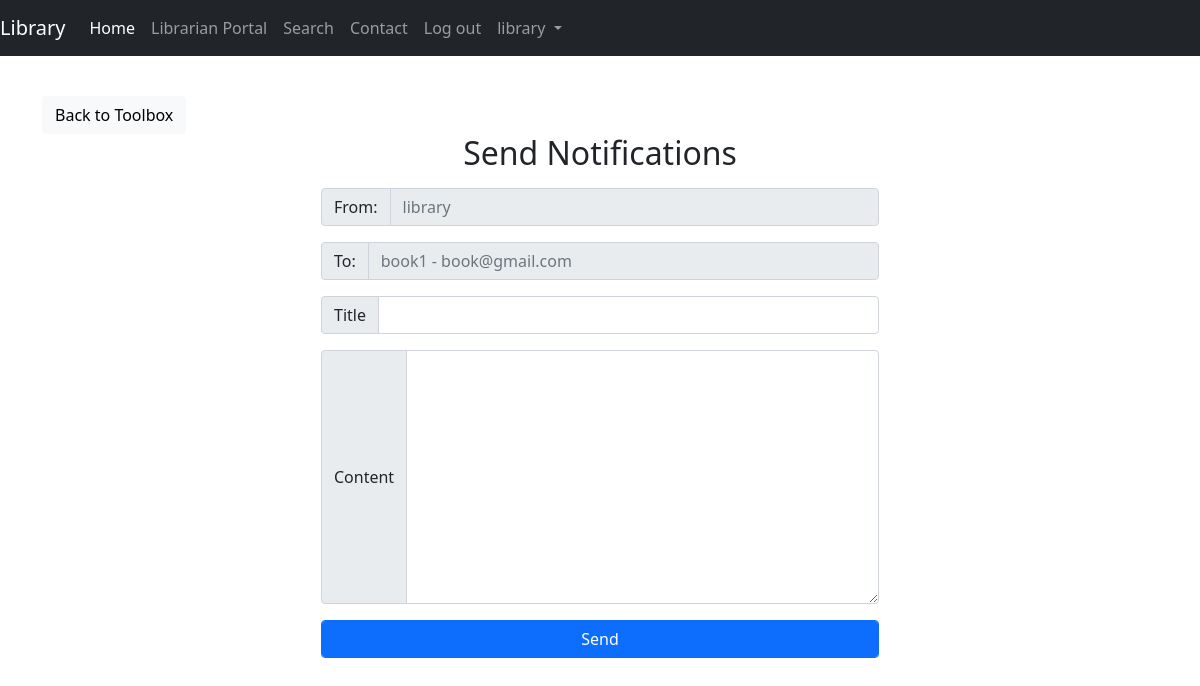
The page /notification/new/2 (signed in) on the database its author committed.
### library/models.py (models this page shows, shortened)
class Librarian(models.Model):
    user=models.OneToOneField(User, null=True, on_delete=models.CASCADE)
    phone=models.CharField(max_length=200, null=True)
    address=models.CharField(_('address'), max_length=200, null=True)
    birthdate=models.DateField(null=True)
    position=models.CharField(max_length=200, null=True)
    logo=models.CharField(_("Logo"), max_length=200, null=True, default="https://images.unsplash.com/photo-1509021436665-8f07dbf5bf1d?ixid=MnwxMjA3fDB8MHxwaG90by1wYWdlfHx8fGVufDB8fHx8&ixlib=rb-1.2.1&auto=format&fit=crop&w=1374&q=80")
    date_created=models.DateTimeField(auto_now_add=True, null=True)

class LibraryMember(models.Model):
    user=models.OneToOneField(User, null=True, on_delete=models.CASCADE)
    phone=models.CharField(max_length=200, null=True)
    address=models.CharField(max_length=200, null=True)
    birthdate=models.DateField(null=True)
    date_created=models.DateTimeField(auto_now_add=True, null=True)
    hold=models.BooleanField(_('hold'), default=False)

### library/views.py (the view, shortened to what this page needs)
# urls.py: path('notification/new/<int:user_id>', views.sendNotification, name="new-notification"),
@login_required(login_url='/login/')
def sendNotification(request, user_id):
    form=NotificationForm()
    from_Librarian=Librarian.objects.get(user=request.user)
    to_member=LibraryMember.objects.get(user=user_id)
    context={'form':form, 'librarian':from_Librarian, 'member':to_member}
    return render(request, "library/sendNotification.html", context)

### library/forms.py
class NotificationForm(forms.ModelForm):
    Title=forms.CharField(max_length=255)
    content=forms.Textarea()
    class Meta:
        model=Notification
        fields=['Title', 'content']

### library/templates/library/sendNotification.html (shortened to what this page needs)
{% load static %}
<!DOCTYPE html>
<html lang="en">
<head>
    <link href="https://cdn.jsdelivr.net/npm/bootstrap@5.1.1/dist/css/bootstrap.min.css" rel="stylesheet"
>
    <link rel="stylesheet" href="https://use.fontawesome.com/releases/v5.6.1/css/all.css"
>
</head>
<body>
    {% include 'library/includes/navbar.html' %}
    <div class="container">
        <div class="backto">
            <a href="/searchusers/" type="button" class="btn btn-light">Back to Toolbox</a>
        </div>
        <div class="header">
            <h2>Send Notifications</h2>
        </div>
        <div class="new_notification_form">
            <form method="POST" action="">
                <div class="input-group mb-3">
                    <span class="input-group-text">From:</span>
                    <input class="form-control" type="text" placeholder="{{librarian.user.username}}" disabled>
                </div>
                <div class="input-group mb-3">
                    <span class="input-group-text">To:</span>
                    <input class="form-control" type="text"
                        placeholder="{{member.user.username}} - {{member.user.email}}" disabled>
                </div>
                <div class="input-group mb-3">
                    <span class="input-group-text">Title</span>
                    {{form.Title}}
                </div>
                <div class="input-group mb-3">
                    <span class="input-group-text">Content</span>
                    {{form.content}}
                </div>
                <div class="d-flex justify-content-center mt-3 login_container">
                    <input class="btn btn-primary" type="submit" value="Send">
                </div>
            </form>
        </div>
    </div>
</body>
</html>

### library/templates/library/includes/navbar.html (shortened to what this page needs)
{% load custom_tags %}
<nav class="navbar navbar-expand-lg navbar-dark bg-dark fixed-top">
    <a class="navbar-brand" href="#">Library</a>
    <div class="collapse navbar-collapse" id="navbarNavAltMarkup">
        <div class="navbar-nav ml-auto">
            <ul class="navbar-nav me-auto mb-2 mb-lg-0">
                <li class="nav-item">
                    <a class="nav-item nav-link active" href="/home/">Home</a>
                </li>
                {% if request.user.groups.all.0.name == "librarian" %}
                <li class="nav-item">
                    <a class="nav-item nav-link" href="/librarianpanel/">Librarian Portal</a>
                </li>
                {% endif %}
                <li class="nav-item">
                    <a class="nav-item nav-link" href="/searchbooks/">Search</a>
                </li>
                <li class="nav-item">
                    <a class="nav-item nav-link" href="#">Contact</a>
                </li>
                {% if user.is_authenticated %}
                <li class="nav-item">
                    <a class="nav-item nav-link" href="/logout/">Log out</a>
                </li>
                {% else %}
                <li class="nav-item">
                    <a class="nav-item nav-link" href="/login/">Login</a>
                </li>
                {% endif %}
                {% if user.is_authenticated %}
                {% if request.user.groups.all.0.name == "member" %}
                <li class="nav-item dropdown">
                    <a class="nav-link dropdown-toggle" href="#" id="navbarDropdown" role="button"
                        data-bs-toggle="dropdown" aria-expanded="false">
                        {{request.user.username}}
                    </a>
                    <ul class="dropdown-menu" aria-labelledby="navbarDropdown">
                        <li><a class="dropdown-item" href="#">Rented Book</a></li>
                        <li><a class="dropdown-item" href="#">Reserved Book</a></li>
                        <li>
                            <hr class="dropdown-divider">
                        </li>
                        <li><a class="dropdown-item" href="#">User Info</a></li>
                    </ul>
                </li>
                <li class="nav-item">
                    {% show_notifications %}
                </li>
                {%else%}
                <li class="nav-item dropdown">
                    <a class="nav-link dropdown-toggle" href="#" id="navbarDropdown" role="button"
                        data-bs-toggle="dropdown" aria-expanded="false">
                        {{request.user.username}}
                    </a>
                </li>
                {% endif %}
                {% endif %}
        </div>
    </div>
</nav>

### library/templates/library/sendNotification.html (style rules this page uses)
.container { margin-top: 6rem; }
.header { text-align: center; }
.new_notification_form { margin: 1rem auto; width: 50%; }

### library/templates/library/includes/navbar.html (style rules this page uses)
.dropdown { position: relative; display: inline-block; }

### rows shown on the page
Librarian: user.username "library"
LibraryMember: user.username "book1 - book@gmail.com"

### other values the page prints
{{ request.user.username }} "library"
